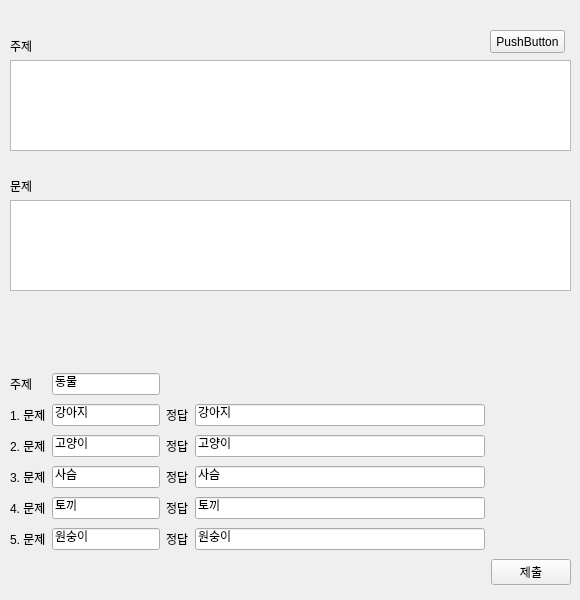
     <widget class="QWidget" name="tab">
      <attribute name="title">
       <string>문제 update</string>
      </attribute>
      <widget class="QPushButton" name="a_btn">
       <property name="geometry">
        <rect>
         <x>490</x>
         <y>30</y>
         <width>75</width>
         <height>23</height>
        </rect>
       </property>
       <property name="text">
        <string>PushButton</string>
       </property>
      </widget>
      <widget class="QListWidget" name="teacher_quiz_list">
       <property name="geometry">
        <rect>
         <x>10</x>
         <y>200</y>
         <width>561</width>
         <height>91</height>
        </rect>
       </property>
      </widget>
      <widget class="QLabel" name="label_16">
       <property name="geometry">
        <rect>
         <x>10</x>
         <y>180</y>
         <width>56</width>
         <height>12</height>
        </rect>
       </property>
       <property name="text">
        <string>문제</string>
       </property>
      </widget>
      <widget class="QWidget" name="gridLayoutWidget_3">
       <property name="geometry">
        <rect>
         <x>10</x>
         <y>370</y>
         <width>561</width>
         <height>221</height>
        </rect>
       </property>
       <layout class="QGridLayout" name="gridLayout_3">
        <item row="3" column="4">
         <widget class="QLineEdit" name="teacher_quiz_answer_edit3">
          <property name="text">
           <string>사슴</string>
          </property>
         </widget>
        </item>
        <item row="3" column="0">
         <widget class="QLabel" name="label_4">
          <property name="text">
           <string>3. 문제</string>
          </property>
         </widget>
        </item>
        <item row="0" column="0">
         <widget class="QLabel" name="label">
          <property name="text">
           <string>주제</string>
          </property>
         </widget>
        </item>
        <item row="4" column="0">
         <widget class="QLabel" name="label_6">
          <property name="text">
           <string>4. 문제</string>
          </property>
         </widget>
        </item>
        <item row="5" column="3">
         <widget class="QLabel" name="label_26">
          <property name="text">
           <string>정답</string>
          </property>
         </widget>
        </item>
        <item row="4" column="3">
         <widget class="QLabel" name="label_15">
          <property name="text">
           <string>정답</string>
          </property>
         </widget>
        </item>
        <item row="5" column="1" colspan="2">
         <widget class="QLineEdit" name="teacher_quiz_edit5">
          <property name="text">
           <string>원숭이</string>
          </property>
         </widget>
        </item>
        <item row="6" column="5">
         <widget class="QPushButton" name="teacher_quiz_send_btn">
          <property name="text">
           <string>제출</string>
          </property>
         </widget>
        </item>
        <item row="6" column="1">
         <widget class="QLabel" name="label_35">
          <property name="text">
           <string/>
          </property>
         </widget>
        </item>
        <item row="1" column="4">
         <widget class="QLineEdit" name="teacher_quiz_answer_edit1">
          <property name="text">
           <string>강아지</string>
          </property>
         </widget>
        </item>
        <item row="4" column="4">
         <widget class="QLineEdit" name="teacher_quiz_answer_edit4">
          <property name="text">
           <string>토끼</string>
          </property>
         </widget>
        </item>
        <item row="2" column="4">
         <widget class="QLineEdit" name="teacher_quiz_answer_edit2">
          <property name="text">
           <string>고양이</string>
          </property>
         </widget>
        </item>
        <item row="5" column="4">
         <widget class="QLineEdit" name="teacher_quiz_answer_edit5">
          <property name="text">
           <string>원숭이</string>
          </property>
         </widget>
        </item>
        <item row="1" column="1" colspan="2">
         <widget class="QLineEdit" name="teacher_quiz_edit1">
          <property name="text">
           <string>강아지</string>
          </property>
         </widget>
        </item>
        <item row="2" column="1" colspan="2">
         <widget class="QLineEdit" name="teacher_quiz_edit2">
          <property name="text">
           <string>고양이</string>
          </property>
         </widget>
        </item>
        <item row="1" column="0">
         <widget class="QLabel" name="label_2">
          <property name="text">
           <string>1. 문제</string>
          </property>
         </widget>
        </item>
        <item row="5" column="0">
         <widget class="QLabel" name="label_7">
          <property name="text">
           <string>5. 문제</string>
          </property>
         </widget>
        </item>
        <item row="4" column="1" colspan="2">
         <widget class="QLineEdit" name="teacher_quiz_edit4">
          <property name="text">
           <string>토끼</string>
          </property>
         </widget>
        </item>
        <item row="2" column="0">
         <widget class="QLabel" name="label_3">
          <property name="text">
           <string>2. 문제</string>
          </property>
         </widget>
        </item>
        <item row="3" column="1" colspan="2">
         <widget class="QLineEdit" name="teacher_quiz_edit3">
          <property name="text">
           <string>사슴</string>
          </property>
         </widget>
        </item>
        <item row="2" column="3">
         <widget class="QLabel" name="label_8">
          <property name="text">
           <string>정답</string>
          </property>
         </widget>
        </item>
        <item row="3" column="3">
         <widget class="QLabel" name="label_14">
          <property name="text">
           <string>정답</string>
          </property>
         </widget>
        </item>
        <item row="1" column="3">
         <widget class="QLabel" name="label_23">
          <property name="text">
           <string>정답</string>
          </property>
         </widget>
        </item>
        <item row="0" column="1" colspan="2">
         <widget class="QLineEdit" name="teacher_quiz_title_edit">
          <property name="text">
           <string>동물</string>
          </property>
         </widget>
        </item>
       </layout>
      </widget>
      <widget class="QLabel" name="label_9">
       <property name="geometry">
        <rect>
         <x>10</x>
         <y>40</y>
         <width>56</width>
         <height>12</height>
        </rect>
       </property>
       <property name="text">
        <string>주제</string>
       </property>
      </widget>
      <widget class="QListWidget" name="teacher_quiz_title_list">
       <property name="geometry">
        <rect>
         <x>10</x>
         <y>60</y>
         <width>561</width>
         <height>91</height>
        </rect>
       </property>
      </widget>
     </widget>
